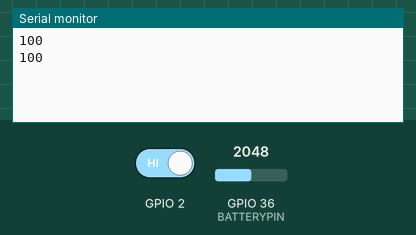
Recording of a sketch running on a simulated ESP32. Parts: the last lines printed to the serial monitor. Inputs (shaded band) come from the test bench; at power-on: GPIO 2 HIGH, GPIO 36 (BATTERYPIN) = 2048.

Above: at 1.8 s.
1.9 s: GPIO 2 driven LOW
At 2.13 s:
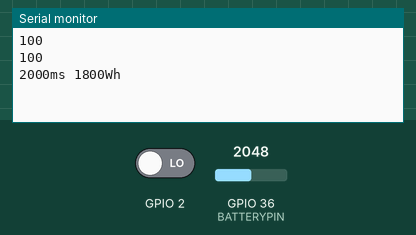
4.6 s: GPIO 36 (BATTERYPIN) set to 491
At 4.6 s:
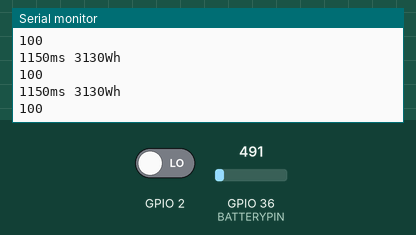
Timing chart, 0 to 7.6 s (numbered marks = the images above; inputs shaded):
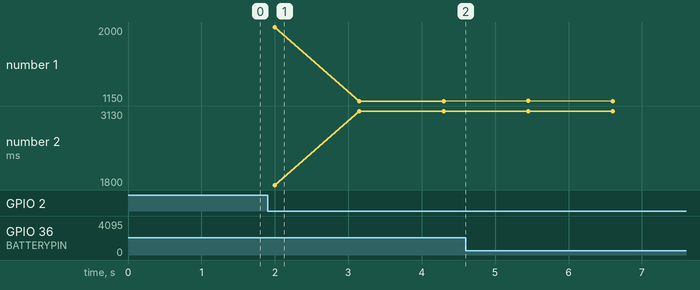

The sketch:

AIO.ino
```cpp
/**
 * Code simpliste de mesure de consommation électrique pour une utilisation
 * un sous compteur à impulsions (avec 1000 impulsions par kWh).
 */
const int BATTERYPIN = A0; //pin de la batterie

const float TensionMin = 3.2; //tension min
const float TensionMax = 4.2; //tension max

/** Fonction setup() */
void setup() {

  /* Initialise le port série */
  Serial.begin(115200);

  /* Place la broche du compteur en entrée*/
  pinMode(2, INPUT);
}

int getBattery ()
{
  float b = analogRead(BATTERYPIN); //valeur analogique

  int minValue = (1023 * TensionMin) / 5; //Arduino
  int maxValue = (1023 * TensionMax) / 5; //Arduino

  //int minValue = (4095 * TensionMin) / 3; //ESP32
  //int maxValue = (4095 * TensionMax) / 3; //ESP32

  b = ((b - minValue) / (maxValue - minValue)) * 100; //mettre en pourcentage

  if (b > 100) //max is 100%
    b = 100;

  else if (b < 0) //min is 0%
    b = 0;
  int valeur = b;
  return b;
}
/** Fonction loop() */
void loop() {
      Serial.println(getBattery());
  delay(1000);
  static unsigned long previousMillis = 0;

  /* Si la broche est à LOW (impulsion) */
  if (digitalRead(2) == LOW) {

    /* Calcul le temps écoulé depuis la dernière impulsion */
    unsigned long currentMillis = millis();
    unsigned long elapsedMillis = currentMillis - previousMillis;

    /* Affiche le temps écoulé ainsi que la consommation équivalente */
    Serial.print(elapsedMillis);
    Serial.print(F("ms "));
    Serial.print(3600000 / elapsedMillis);
    Serial.println(F("Wh"));

    /* Garde en mémoire le temps actuel et attends la fin de l'impulsion */
    previousMillis = currentMillis;
      delay(150);
  }
}
```

Measured:
- after the input at 1.9 s, the serial monitor: prints a new line after 0.10 s (image 1)
